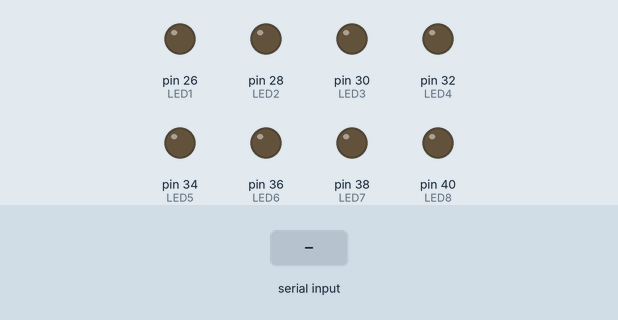
This sketch was run on a simulated Arduino Mega 2560, built with avr-gcc and run on an emulated ATmega2560. Parts: output pins drawn as LEDs (lit = HIGH). Inputs (shaded band) come from the test bench.

Above: at 1.2 s.
1.3 s: "1" received over Serial
At 2.1 s:
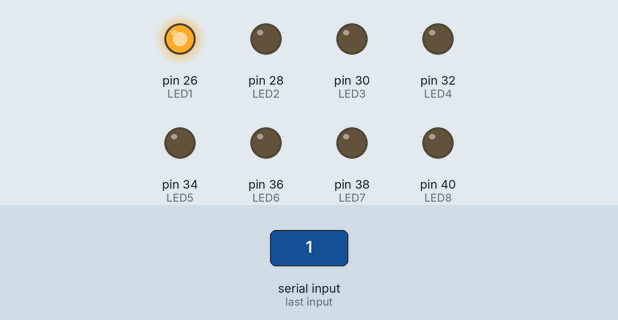
2.8 s: byte 66 ('B') received over Serial
At 3.3 s:
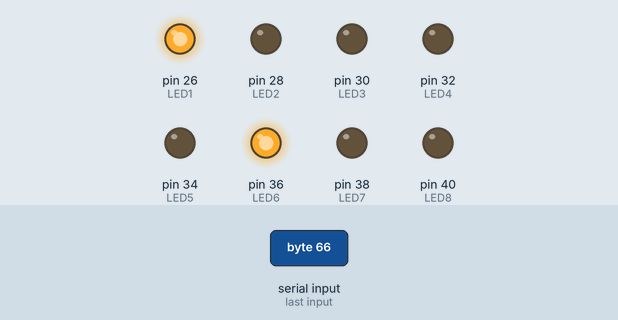
4.3 s: byte 68 ('D') received over Serial
At 5.5 s:
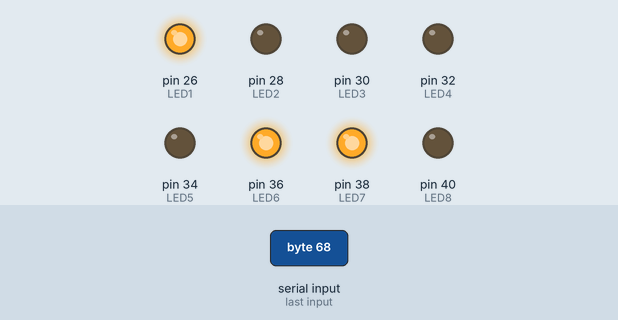
5.8 s: byte 67 ('C') received over Serial
At 6.8 s:
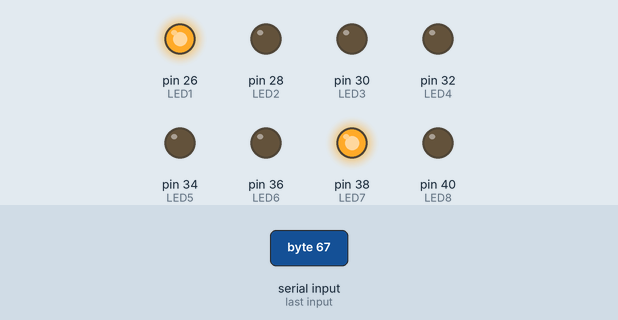
7.3 s: byte 70 ('F') received over Serial
At 7.9 s:
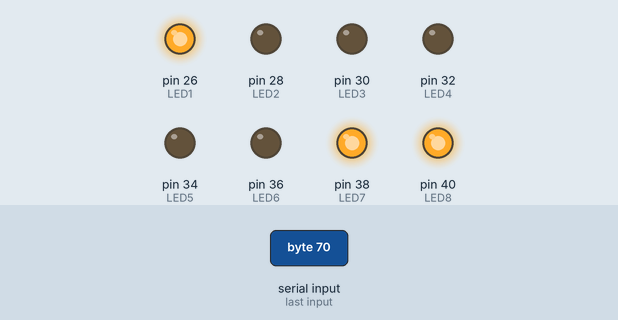
8.8 s: byte 69 ('E') received over Serial
At 9.1 s:
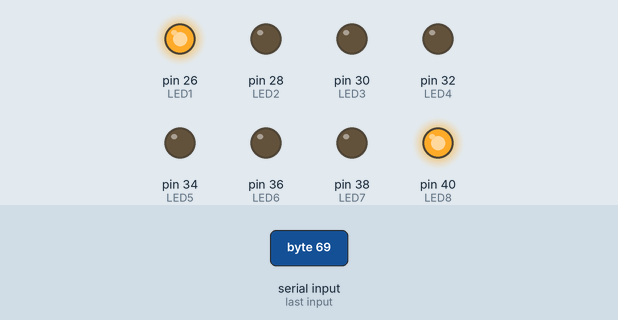
Timing chart, 0 to 11.3 s (numbered marks = the images above; inputs shaded):
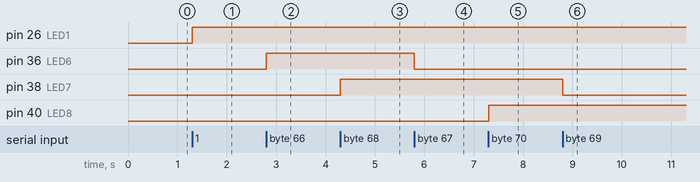

The sketch:

sketch_nov26a.ino
```cpp
#define LED1 26
#define LED2 28
#define LED3 30
#define LED4 32
#define LED5 34
#define LED6 36
#define LED7 38
#define LED8 40

void setup() {
    Serial.begin(9600);
    pinMode(LED1, OUTPUT);
    pinMode(LED2, OUTPUT);
    pinMode(LED3, OUTPUT);
    pinMode(LED4, OUTPUT);
    pinMode(LED5, OUTPUT);
    pinMode(LED6, OUTPUT);
    pinMode(LED7, OUTPUT);
    pinMode(LED8, OUTPUT);
}

void loop() {
    if (Serial.available() > 0) {
        char data = Serial.read();

        switch (data) {
            case '1': // LED1 ON
                digitalWrite(LED1, HIGH);
                break;
            case '2': // LED1 OFF
                digitalWrite(LED1, LOW);
                break;
            case '3': // LED2 ON
                digitalWrite(LED2, HIGH);
                break;
            case '4': // LED2 OFF
                digitalWrite(LED2, LOW);
                break;
            case '5': // LED3 ON
                digitalWrite(LED3, HIGH);
                break;
            case '6': // LED3 OFF
                digitalWrite(LED3, LOW);
                break;
            case '7': // LED4 ON
                digitalWrite(LED4, HIGH);
                break;
            case '8': // LED4 OFF
                digitalWrite(LED4, LOW);
                break;
            case '9': // LED5 ON
                digitalWrite(LED5, HIGH);
                break;
            case 'A': // LED5 OFF
                digitalWrite(LED5, LOW);
                break;
            case 'B': // LED6 ON
                digitalWrite(LED6, HIGH);
                break;
            case 'C': // LED6 OFF
                digitalWrite(LED6, LOW);
                break;
            case 'D': // LED7 ON
                digitalWrite(LED7, HIGH);
                break;
            case 'E': // LED7 OFF
                digitalWrite(LED7, LOW);
                break;
            case 'F': // LED8 ON
                digitalWrite(LED8, HIGH);
                break;
            case 'G': // LED8 OFF
                digitalWrite(LED8, LOW);
                break;
            default:
                break;
        }
    }
}
```

Measured:
- after the input at 1.3 s, pin 26 (LED1): LOW → HIGH at once
- after the input at 2.8 s, pin 36 (LED6): LOW → HIGH at once
- after the input at 4.3 s, pin 38 (LED7): LOW → HIGH at once
- after the input at 5.8 s, pin 36 (LED6): HIGH → LOW at once
- after the input at 7.3 s, pin 40 (LED8): LOW → HIGH at once
- after the input at 8.8 s, pin 38 (LED7): HIGH → LOW at once
